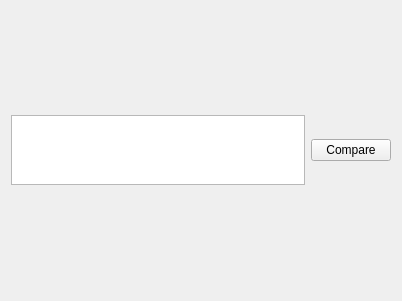
<?xml version="1.0" encoding="UTF-8"?>
<ui version="4.0">
 <class>WordSetsWidget</class>
 <widget class="QWidget" name="WordSetsWidget">
  <property name="geometry">
   <rect>
    <x>0</x>
    <y>0</y>
    <width>402</width>
    <height>301</height>
   </rect>
  </property>
  <property name="windowTitle">
   <string>Form</string>
  </property>
  <layout class="QVBoxLayout" name="verticalLayout">
   <item>
    <layout class="QHBoxLayout" name="horizontalLayout">
     <item>
      <widget class="QPlainTextEdit" name="wordsTextEdit">
       <property name="sizePolicy">
        <sizepolicy hsizetype="Expanding" vsizetype="Preferred">
         <horstretch>0</horstretch>
         <verstretch>0</verstretch>
        </sizepolicy>
       </property>
       <property name="tabChangesFocus">
        <bool>true</bool>
       </property>
      </widget>
     </item>
     <item>
      <widget class="QPushButton" name="visualizeButton">
       <property name="text">
        <string>Compare</string>
       </property>
      </widget>
     </item>
    </layout>
   </item>
  </layout>
 </widget>
 <resources/>
 <connections/>
</ui>
